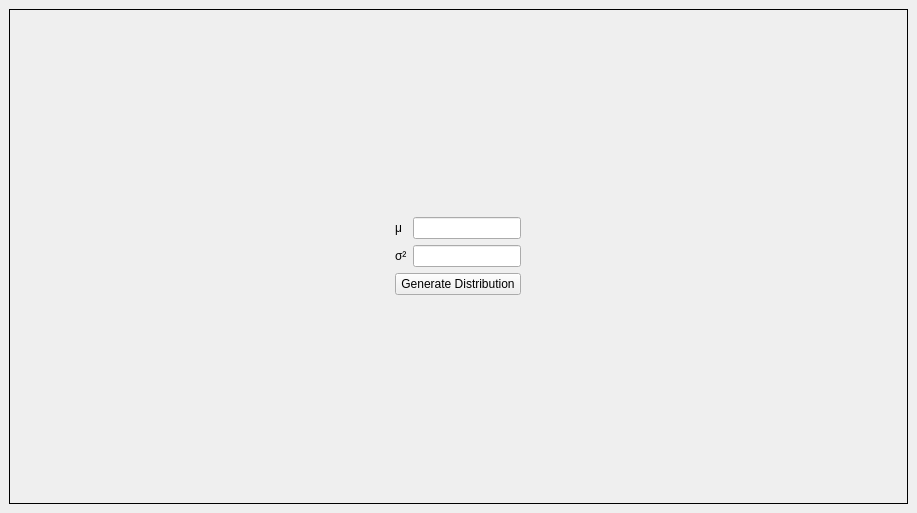
                <widget class="QWidget" name="NV_scrollAreaWidgetContents">
                 <property name="geometry">
                  <rect>
                   <x>0</x>
                   <y>0</y>
                   <width>917</width>
                   <height>513</height>
                  </rect>
                 </property>
                 <property name="sizePolicy">
                  <sizepolicy hsizetype="Preferred" vsizetype="Expanding">
                   <horstretch>0</horstretch>
                   <verstretch>0</verstretch>
                  </sizepolicy>
                 </property>
                 <layout class="QHBoxLayout" name="horizontalLayout_8">
                  <property name="leftMargin">
                   <number>0</number>
                  </property>
                  <property name="topMargin">
                   <number>0</number>
                  </property>
                  <property name="rightMargin">
                   <number>0</number>
                  </property>
                  <property name="bottomMargin">
                   <number>0</number>
                  </property>
                  <item>
                   <widget class="QWidget" name="NV_widget" native="true">
                    <property name="minimumSize">
                     <size>
                      <width>0</width>
                      <height>0</height>
                     </size>
                    </property>
                    <property name="styleSheet">
                     <string notr="true"/>
                    </property>
                    <layout class="QVBoxLayout" name="verticalLayout_8">
                     <item>
                      <widget class="QFrame" name="NV_DataSection">
                       <property name="frameShape">
                        <enum>QFrame::Box</enum>
                       </property>
                       <layout class="QVBoxLayout" name="verticalLayout_15">
                        <item>
                         <widget class="QWidget" name="widget_9" native="true">
                          <property name="sizePolicy">
                           <sizepolicy hsizetype="Preferred" vsizetype="Maximum">
                            <horstretch>0</horstretch>
                            <verstretch>0</verstretch>
                           </sizepolicy>
                          </property>
                          <layout class="QHBoxLayout" name="horizontalLayout_9">
                           <item>
                            <widget class="QWidget" name="widget_10" native="true">
                             <property name="sizePolicy">
                              <sizepolicy hsizetype="Maximum" vsizetype="Maximum">
                               <horstretch>0</horstretch>
                               <verstretch>0</verstretch>
                              </sizepolicy>
                             </property>
                             <layout class="QGridLayout" name="gridLayout_15">
                              <item row="4" column="0" colspan="2">
                               <widget class="QPushButton" name="NV_btn_generate">
                                <property name="text">
                                 <string>Generate Distribution</string>
                                </property>
                               </widget>
                              </item>
                              <item row="2" column="1">
                               <widget class="QLineEdit" name="NV_input_mean"/>
                              </item>
                              <item row="3" column="1">
                               <widget class="QLineEdit" name="NV_input_variance"/>
                              </item>
                              <item row="3" column="0">
                               <widget class="QLabel" name="label_2">
                                <property name="text">
                                 <string>σ²</string>
                                </property>
                               </widget>
                              </item>
                              <item row="2" column="0">
                               <widget class="QLabel" name="label_24">
                                <property name="text">
                                 <string>μ</string>
                                </property>
                               </widget>
                              </item>
                             </layout>
                            </widget>
                           </item>
                          </layout>
                         </widget>
                        </item>
                       </layout>
                      </widget>
                     </item>
                    </layout>
                   </widget>
                  </item>
                 </layout>
                </widget>
